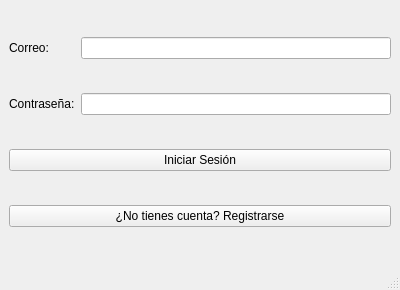
<?xml version="1.0" encoding="UTF-8"?>
<ui version="4.0">
 <class>MainWindow</class>
 <widget class="QMainWindow" name="MainWindow">
  <property name="geometry">
   <rect>
    <x>0</x>
    <y>0</y>
    <width>400</width>
    <height>290</height>
   </rect>
  </property>
  <property name="windowTitle">
   <string>Login</string>
  </property>
  <widget class="QWidget" name="centralwidget">
   <layout class="QGridLayout" name="gridLayout">
    <item row="0" column="0">
     <widget class="QLabel" name="label_username">
      <property name="text">
       <string>Correo:</string>
      </property>
     </widget>
    </item>
    <item row="0" column="1">
     <widget class="QLineEdit" name="lineEdit_username"/>
    </item>
    <item row="1" column="0">
     <widget class="QLabel" name="label_password">
      <property name="text">
       <string>Contraseña:</string>
      </property>
     </widget>
    </item>
    <item row="1" column="1">
     <widget class="QLineEdit" name="lineEdit_password">
      <property name="echoMode">
       <enum>QLineEdit::Password</enum>
      </property>
     </widget>
    </item>
    <item row="2" column="0" colspan="2">
     <widget class="QPushButton" name="pushButton_login">
      <property name="text">
       <string>Iniciar Sesión</string>
      </property>
     </widget>
    </item>
    <!-- BOTÓN AÑADIDO -->
    <item row="3" column="0" colspan="2">
     <widget class="QPushButton" name="pushButton_register">
      <property name="text">
       <string>¿No tienes cuenta? Registrarse</string>
      </property>
     </widget>
    </item>
   </layout>
  </widget>
  <widget class="QMenuBar" name="menubar">
   <property name="geometry">
    <rect>
     <x>0</x>
     <y>0</y>
     <width>400</width>
     <height>18</height>
    </rect>
   </property>
  </widget>
  <widget class="QStatusBar" name="statusbar"/>
 </widget>
 <resources/>
 <connections/>
</ui>
